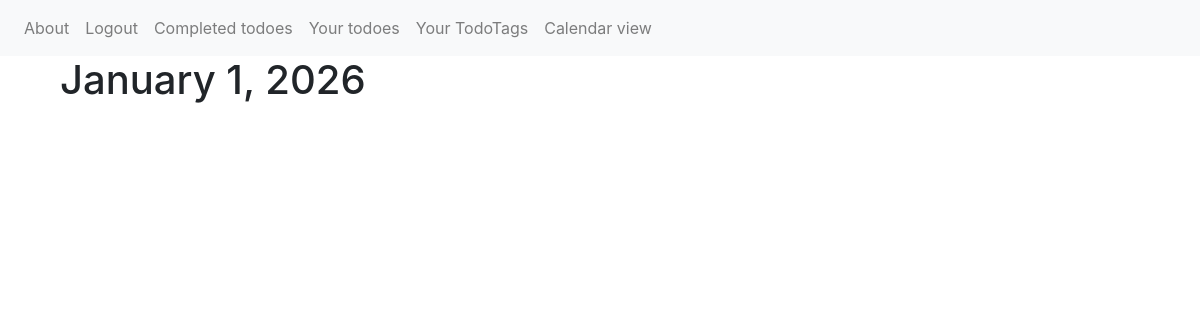
Page /todoes/by_day/2026/1/1 (signed in) on the earlier database version.
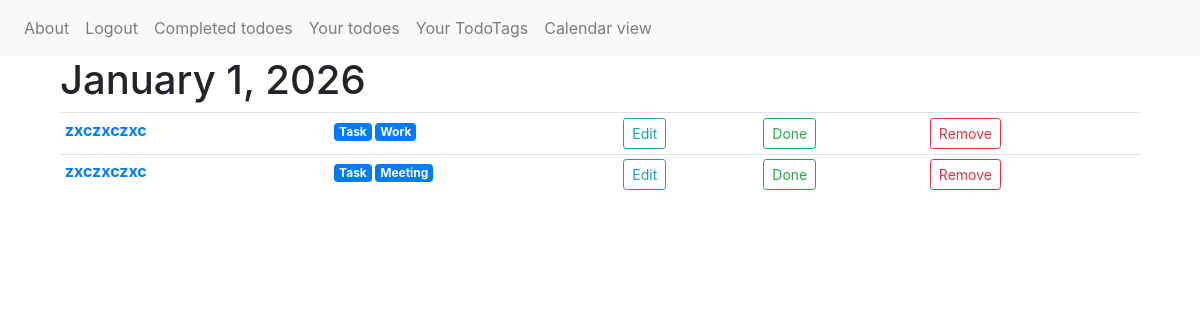
Same page on the later database version.
### todolist/models.py (models this page shows)
class Todo(models.Model):
    title = models.CharField(max_length=200, blank=True)
    body = models.CharField(max_length=2000, blank=True)
    timestamp_create = models.DateTimeField(auto_now_add=True)
    timestamp_todo = models.DateField()
    timestamp_done = models.DateTimeField(null=True)
    status = models.BooleanField(default=False)
    user = models.ForeignKey(User, on_delete=models.CASCADE)
    tags = models.ManyToManyField(TodoTags)

class TodoTags(models.Model):
    tag_name = models.CharField(max_length=60)
    user_id = models.ForeignKey(User, on_delete=models.CASCADE)

### todolist/views.py (the view)
# urls.py: path('todoes/by_day/<int:year>/<int:month>/<int:day>', DayView.as_view(), name='day_view'),
class DayView(View, LoginRequiredMixin, DataMixin):
    template_name = 'todolist/day_view.html'
    title = 'Day view'
    today = datetime.datetime.today()
    def get(self, request, year, month, day):
        todo_by_day = TodoCalendarToView(user=request.user, year=year, month=month, day=day)
        return render(request, self.template_name, {'todo_by_day': todo_by_day,
                                                    'menu': self.logged_menu,
                                                    'title': self.title, })

### todolist/utils.py (called while the page is built)
    def get_month_days(self):
        current_month = self.calendar_.monthdayscalendar(self.year, self.month)
        return current_month

    def get_month_name(self):
        month_name = calendar.month_name[self.month]
        return month_name

    def get_todoes_by_month(self):
        res = {}
        for date in self.calendar_.itermonthdates(year=self.year, month=self.month):
            if date.month == self.month:
                todo = Todo.objects.filter(user_id=self.user.id, timestamp_todo=date)
                day = date.day
                res[day] = todo
        return res

    def get_todoes_by_day(self):
        date = datetime.date(self.year, self.month, self.day)
        todoes = Todo.objects.filter(user_id=self.user.id, timestamp_todo=date)
        return todoes

### todolist/templates/todolist/day_view.html (shortened to what this page needs)
{% extends 'todolist/base.html' %}
{% block content %}
<h1>{{todo_by_day.month_name}} {{todo_by_day.day}}, {{todo_by_day.year}}</h1>
<table class="table table-sm">
{% for todo in todo_by_day.day_todoes %}
    <tr>
        <th scope="col"><a href="{% url 'todo' todo.pk %}">{{todo.title}}</a></th>
        <th scope="col">{{todo.timestamp_todo.date}}</th>
        <th>
        {% if todo.tags %}
        {% for tag in todo.tags.all %}
            <a href="#" class="badge badge-primary">{{tag.tag_name}}</a>
        {% endfor %}
        {% endif %}
        </th>
        <th scope="col">
            <form action="{% url 'edit_todo' todo.id%}" method="get" name="todoes">
                <button type="submit" class="btn btn-outline-info btn-sm" name="edit">Edit</button>
            </form>
        </th>
        <th scope="col">
            <form action="{% url 'done_todo'%}" method="post">
                <button type="submit" class="btn btn-outline-success btn-sm" name="done_todo">Done</button>
            </form>
        </th>
        <th scope="col">
            <form action="{% url 'remove_todo'%}" method="post">
                <button type="submit" class="btn btn-outline-danger btn-sm" name="remove_todo">Remove</button>
            </form>
        </th>
    </tr>
{% endfor %}
</table>
{% endblock %}

Differences in the rows shown:
now on this page (row edited): Todo: title "zxczxczxc"
now on this page (row unchanged): TodoTags: tag_name "Task"
now on this page (row unchanged): TodoTags: tag_name "Work", shown under "zxczxczxc"
now on this page (row edited): Todo: title "zxczxczxc"
now on this page (row unchanged): TodoTags: tag_name "Meeting", shown under "zxczxczxc"
